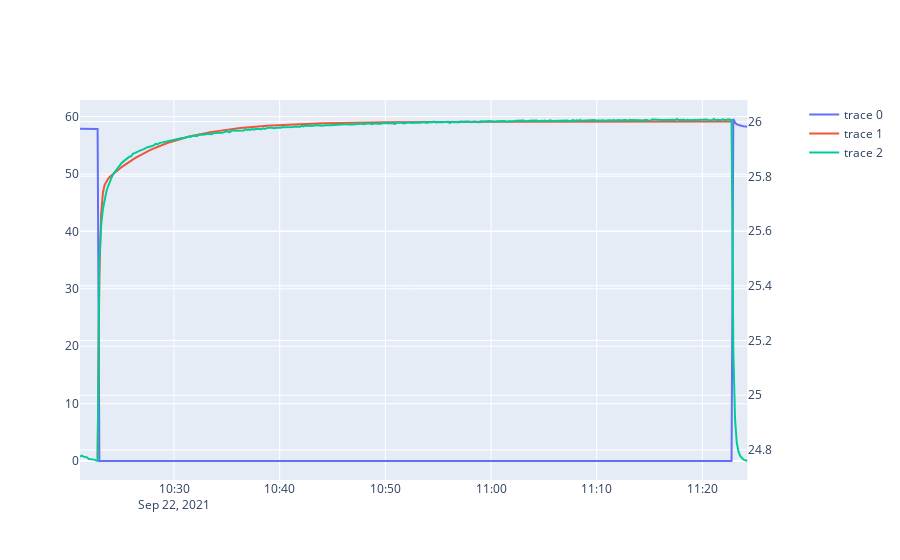

Notebook source saved alongside this figure:
### Code cell
fig = make_subplots(specs=[[{"secondary_y": True}]])

fig.add_trace(go.Scatter(
    x=df['dt'].iloc[group_1.index[0] - 10:group_1.index[-1] + 10],
    y=df['AMPS'].iloc[group_1.index[0] - 10:group_1.index[-1] + 10]
))

fig.add_trace(go.Scatter(
        x=group_1['dt'],
        y=ls_helper.compute_estimate(res.x)
        ),
              secondary_y=True
)


fig.add_trace(go.Scatter(
    x=df['dt'].iloc[group_1.index[0] - 10:group_1.index[-1] + 10],
    y=df['VDC'].iloc[group_1.index[0] - 10:group_1.index[-1] + 10],
#     mode="markers+lines"
),secondary_y=True
             )

# fig.update_layout(yaxis2_range=[20, 30])

fig.show()

### Figure 1 — Plotly figure (JSON) as saved in the notebook; plotly's stock layout.template omitted (floating-point values rounded to 4 significant figures; data arrays with more than 128 entries replaced by an {"elided": "..."} marker saying what was removed)
{"data": [{"type": "scatter", "x": {"elided": "380 str values"}, "y": {"elided": "380 float values"}}, {"type": "scatter", "x": {"elided": "361 str values"}, "xaxis": "x", "y": {"elided": "361 float values"}, "yaxis": "y2"}, {"type": "scatter", "x": {"elided": "380 str values"}, "xaxis": "x", "y": {"elided": "380 float values"}, "yaxis": "y2"}], "layout": {"autosize": true, "xaxis": {"anchor": "y", "autorange": true, "domain": [0, 0.94], "range": ["2021-09-22 10:21:06", "2021-09-22 11:24:16"], "type": "date"}, "yaxis": {"anchor": "x", "autorange": true, "domain": [0, 1], "range": [-3.297, 62.89], "type": "linear"}, "yaxis2": {"anchor": "x", "autorange": true, "overlaying": "y", "range": [24.69, 26.08], "side": "right", "type": "linear"}}}
